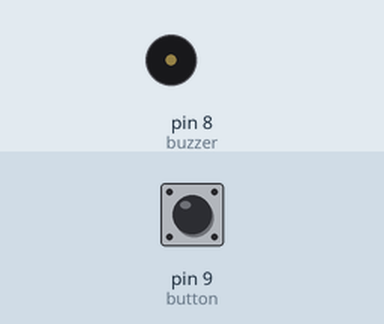
The sketch below on a simulated Arduino Uno, built with avr-gcc and run on an emulated ATmega328P. On the bench: buzzer (waves = sounding). The inputs (shaded band) are chosen by the test bench; at power-on: pin 9 (button) HIGH.

Above: at 1.2 s.
1.3 s: pin 9 (button) pulled LOW for 0.15 s
At 1.37 s:
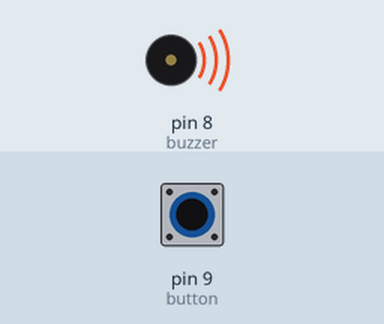
2.9 s: pin 9 (button) pulled LOW for 3.2 s
At 6.4 s:
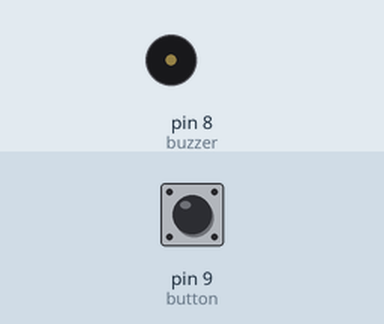
Timing chart, 0 to 7.9 s (numbered marks = the images above; inputs shaded):
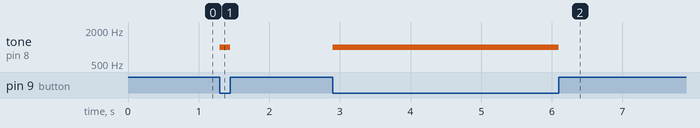

Measured:
- after the input at 1.3 s, tone on pin 8 (buzzer): silent → 1000 Hz at once, → silent 0.15 s later
- after the input at 2.9 s, tone on pin 8 (buzzer): silent → 1000 Hz at once, → silent 3.2 s later

The sketch:

2.ino
```cpp
#define button 9
#define buzzer 8
bool button_state=1;//HIGH.

void setup()
{
   pinMode(buzzer, OUTPUT);
   pinMode(button, INPUT_PULLUP);
}

void loop()
{
  button_state = digitalRead(button);//WE READ THE BUTTONS'S VALUE.
  if(button_state==HIGH)//NOT PRESSED.
  {
    noTone(buzzer);// Stop the sound.
  }
  else//PRESSED.
  {
    tone(buzzer, 1000); //1KHz sound.
  }
}
```
